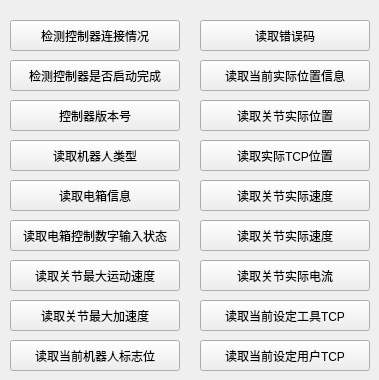
       <widget class="QWidget" name="tab_46">
        <attribute name="title">
         <string>机械臂检测</string>
        </attribute>
        <widget class="QPushButton" name="pushButton_connectArm_29">
         <property name="geometry">
          <rect>
           <x>10</x>
           <y>20</y>
           <width>170</width>
           <height>31</height>
          </rect>
         </property>
         <property name="text">
          <string>检测控制器连接情况</string>
         </property>
        </widget>
        <widget class="QPushButton" name="pushButton_connectArm_30">
         <property name="geometry">
          <rect>
           <x>10</x>
           <y>60</y>
           <width>170</width>
           <height>31</height>
          </rect>
         </property>
         <property name="text">
          <string>检测控制器是否启动完成</string>
         </property>
        </widget>
        <widget class="QPushButton" name="pushButton_connectArm_31">
         <property name="geometry">
          <rect>
           <x>10</x>
           <y>100</y>
           <width>170</width>
           <height>31</height>
          </rect>
         </property>
         <property name="text">
          <string>控制器版本号</string>
         </property>
        </widget>
        <widget class="QPushButton" name="pushButton_connectArm_32">
         <property name="geometry">
          <rect>
           <x>10</x>
           <y>140</y>
           <width>170</width>
           <height>31</height>
          </rect>
         </property>
         <property name="text">
          <string>读取机器人类型</string>
         </property>
        </widget>
        <widget class="QPushButton" name="pushButton_connectArm_33">
         <property name="geometry">
          <rect>
           <x>10</x>
           <y>180</y>
           <width>170</width>
           <height>31</height>
          </rect>
         </property>
         <property name="text">
          <string>读取电箱信息</string>
         </property>
        </widget>
        <widget class="QPushButton" name="pushButton_connectArm_34">
         <property name="geometry">
          <rect>
           <x>10</x>
           <y>220</y>
           <width>170</width>
           <height>31</height>
          </rect>
         </property>
         <property name="text">
          <string>读取电箱控制数字输入状态</string>
         </property>
        </widget>
        <widget class="QPushButton" name="pushButton_connectArm_35">
         <property name="geometry">
          <rect>
           <x>10</x>
           <y>260</y>
           <width>170</width>
           <height>31</height>
          </rect>
         </property>
         <property name="text">
          <string>读取关节最大运动速度</string>
         </property>
        </widget>
        <widget class="QPushButton" name="pushButton_connectArm_36">
         <property name="geometry">
          <rect>
           <x>10</x>
           <y>300</y>
           <width>170</width>
           <height>31</height>
          </rect>
         </property>
         <property name="text">
          <string>读取关节最大加速度</string>
         </property>
        </widget>
        <widget class="QPushButton" name="pushButton_connectArm_37">
         <property name="geometry">
          <rect>
           <x>10</x>
           <y>340</y>
           <width>170</width>
           <height>31</height>
          </rect>
         </property>
         <property name="text">
          <string>读取当前机器人标志位</string>
         </property>
        </widget>
        <widget class="QPushButton" name="pushButton_connectArm_38">
         <property name="geometry">
          <rect>
           <x>200</x>
           <y>20</y>
           <width>170</width>
           <height>31</height>
          </rect>
         </property>
         <property name="text">
          <string>读取错误码</string>
         </property>
        </widget>
        <widget class="QPushButton" name="pushButton_connectArm_39">
         <property name="geometry">
          <rect>
           <x>200</x>
           <y>60</y>
           <width>170</width>
           <height>31</height>
          </rect>
         </property>
         <property name="text">
          <string>读取当前实际位置信息</string>
         </property>
        </widget>
        <widget class="QPushButton" name="pushButton_connectArm_40">
         <property name="geometry">
          <rect>
           <x>200</x>
           <y>100</y>
           <width>170</width>
           <height>31</height>
          </rect>
         </property>
         <property name="text">
          <string>读取关节实际位置</string>
         </property>
        </widget>
        <widget class="QPushButton" name="pushButton_connectArm_41">
         <property name="geometry">
          <rect>
           <x>200</x>
           <y>140</y>
           <width>170</width>
           <height>31</height>
          </rect>
         </property>
         <property name="text">
          <string>读取实际TCP位置</string>
         </property>
        </widget>
        <widget class="QPushButton" name="pushButton_connectArm_42">
         <property name="geometry">
          <rect>
           <x>200</x>
           <y>180</y>
           <width>170</width>
           <height>31</height>
          </rect>
         </property>
         <property name="text">
          <string>读取关节实际速度</string>
         </property>
        </widget>
        <widget class="QPushButton" name="pushButton_connectArm_43">
         <property name="geometry">
          <rect>
           <x>200</x>
           <y>220</y>
           <width>170</width>
           <height>31</height>
          </rect>
         </property>
         <property name="text">
          <string>读取关节实际速度</string>
         </property>
        </widget>
        <widget class="QPushButton" name="pushButton_connectArm_44">
         <property name="geometry">
          <rect>
           <x>200</x>
           <y>260</y>
           <width>170</width>
           <height>31</height>
          </rect>
         </property>
         <property name="text">
          <string>读取关节实际电流</string>
         </property>
        </widget>
        <widget class="QPushButton" name="pushButton_connectArm_45">
         <property name="geometry">
          <rect>
           <x>200</x>
           <y>300</y>
           <width>170</width>
           <height>31</height>
          </rect>
         </property>
         <property name="text">
          <string>读取当前设定工具TCP</string>
         </property>
        </widget>
        <widget class="QPushButton" name="pushButton_connectArm_46">
         <property name="geometry">
          <rect>
           <x>200</x>
           <y>340</y>
           <width>170</width>
           <height>31</height>
          </rect>
         </property>
         <property name="text">
          <string>读取当前设定用户TCP</string>
         </property>
        </widget>
       </widget>
